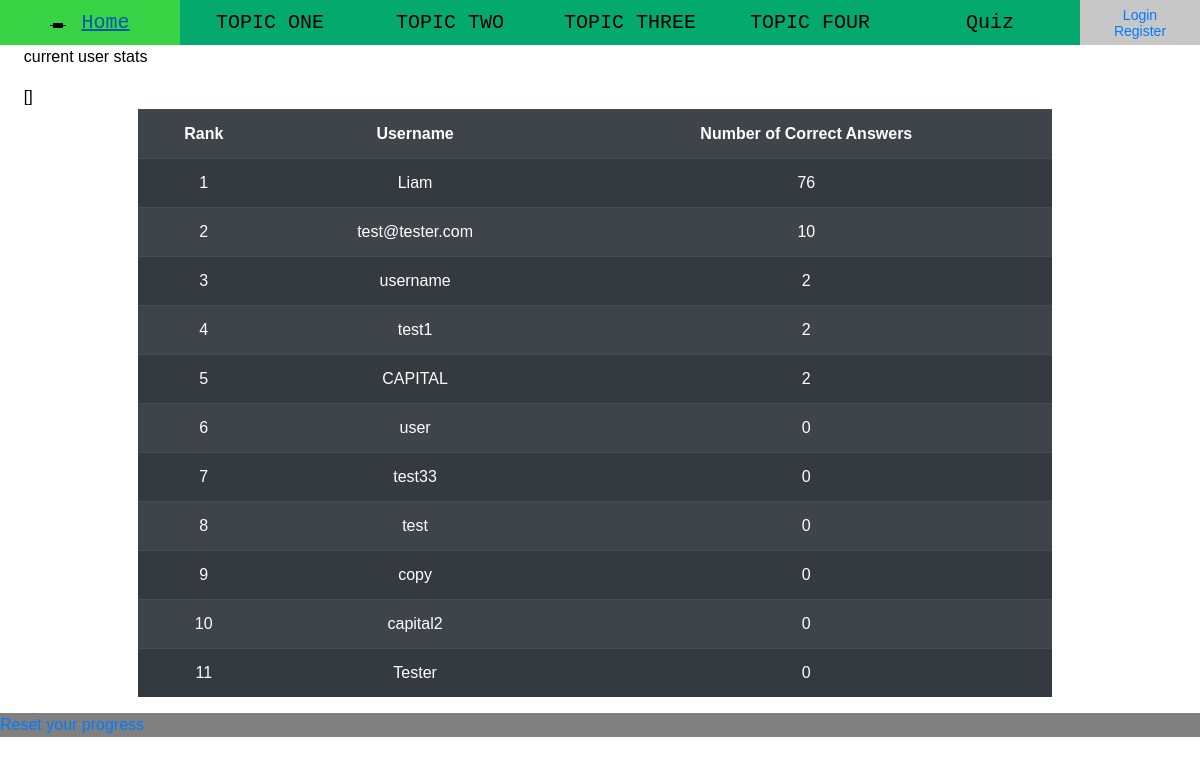
Page /scoreboard (signed in) on the earlier database version.
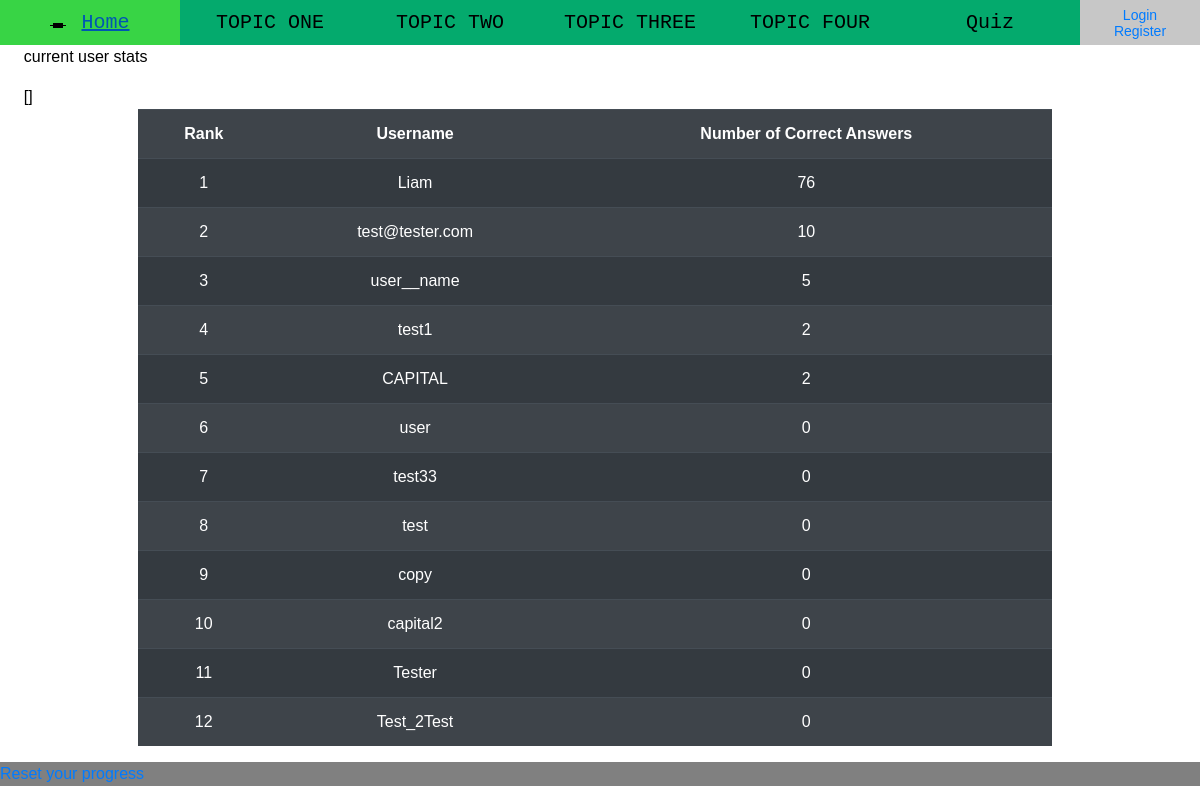
Same page on the later database version.
### app/models.py (models this page shows, shortened)
class User(db.Model, UserMixin):
    id = db.Column(db.Integer, primary_key = True)
    username = db.Column(db.String(20), unique = True, nullable=False)
    email = db.Column(db.String(120), unique = True, nullable=False)
    password = db.Column(db.String(60), nullable=False)
    about_me = db.Column(db.String(140))
    last_seen = db.Column(db.DateTime, default=datetime.utcnow)
    scores = db.relationship('Scores', backref='user_info', lazy=True)

### app/routes.py (the view)
@app.route("/scoreboard")
@login_required
def scoreboard():
    data = Scores.query.filter_by(userid=current_user.id).all()
    all_users = User.query.all()
    scores = []
    for userid in all_users:
        score = 0
        for item in Scores.query.filter_by(userid=userid.id).all():
            score += item.correct
        scores.append([score, userid.username])
    scores.sort(reverse=True)
    counter = 1
    for score in scores:
        score.append(counter)
        counter += 1
    return render_template('scoreboard.html', current_user=data, scores=scores)

### app/models.py (called while the page is built)
@login_manager.user_loader
def load_user(user_id):
    return User.query.get(int(user_id))

### app/routes.py (called while the page is built)
@app.before_request
def before_request():
    if current_user.is_authenticated:
        current_user.last_seen = datetime.utcnow()
        db.session.commit()

### app/templates/scoreboard.html
{% extends "layout.html" %}
{% block content %}
<p>current user stats</p>
    {{current_user}}
    <br>
    <table class="table table-striped table-dark" style="width:80%; text-align:center; margin:0% 10%;">
        <tr>
        <th>Rank</th>
        <th>Username</th>
        <th>Number of Correct Answers</th>
        </tr>
        {% for user  in scores %}
        <tr>
            <td>{{user[2]}}</td>
            <td>{{user[1]}}</td>
            <td>{{user[0]}}</td>
        </tr>
        {% endfor %}
    </table>
{% endblock %}

### app/templates/layout.html (shortened to what this page needs)
<!DOCTYPE html>
<html lang="en">
<head>
    <link rel="stylesheet" href="https://stackpath.bootstrapcdn.com/bootstrap/4.4.1/css/bootstrap.min.css">
    <link rel="stylesheet" href="{{url_for('static', filename='css/layout.css')}}">
</head>
<body>
  <header id="main-header">
    <ul>
      <a class="header-item" href="{{url_for('home')}}">
        <li><img src="{{url_for('static', filename='favicon.ico')}}" alt=""><span>Home</span></li>
      </a>
      <a class="header-item" href="{{url_for('one')}}">
        <li>TOPIC ONE</li>
      </a>
      <a class="header-item" href="{{url_for('two')}}">
          <li>TOPIC TWO</li>
      </a>
      <a class="header-item" href="{{url_for('three')}}">
        <li>TOPIC THREE</li>
      </a>
      <a class="header-item" href="{{url_for('four')}}">
        <li>TOPIC FOUR</li>
      </a>
      <a class ="header-item" href="{{url_for('quiz')}}">
        <li>Quiz</li>
      </a>
      {% if current_user.is_authenticated %}
      <li id="login">
        <a href="{{url_for('account', username = current_user.username)}}">Account</a>
        <a href="{{url_for('logout')}}">Logout</a>
      </li>
      {% else %}
      <li id="login">
        <span>
          <a href="{{url_for('login')}}">Login</a>
          <br>
          <a href="{{url_for('register')}}">Register</a>
        </span>
      </li>
      {% endif %}
    </ul>
  </header>
  <div id="body-wrapper">
    <main id="content">
      {% block content %}{% endblock %}
    </main>
    <aside id="progress">
    </aside>
  </div>
  <footer>
    <a href="javascript:resetProgress()">Reset your progress</a>
  </footer>
</body>
</html>

### app/static/css/layout.css (style rules this page uses)
:root { --header-default: #04aa6d; --header-hover: #38d445; --header-active: #afe0b4; --header-login: #c7c7c7; --header-height: 45px; --shading: #e4e4e4; --button-primary-color: #44c767; --button-secondary-color: #5cbf2a; }
body { margin: 0; padding: 0; font-family: Verdana, Geneva, Tahoma, sans-serif; color: black; }
#main-header { position: sticky; top: 0; width: 100%; overflow: visible; }
#main-header > ul { list-style-type: none; padding: 0; margin: 0px; background-color: var(--header-login); display: grid; grid-template-columns: repeat(6, 3fr) 2fr; grid-template-rows: var(--header-height); }
.header-item { background-color: var(--header-default); color: #000000; text-decoration: none; font-family: "Courier New", Courier, monospace; font-size: 20px; }
.header-item > li { text-align: center; vertical-align: middle; line-height: var(--header-height); }
.header-item img { padding-right: 15px; position: relative; bottom: -3px; }
.header-item img + span { margin: 0; }
#login { text-align: center; font-size: 14px; grid-column: 7 / 8; line-height: var(--header-height); }
#login > span { display: inline-block; vertical-align: middle; line-height: normal; }
#body-wrapper { display: grid; grid-template-columns: 1fr 10px; grid-template-areas: "body sidebar"; }
#content { grid-area: body; padding: 0px 2%; }
#progress { grid-area: sidebar; position: sticky; align-self: start; top: var(--header-height); height: 100%; }
footer { background-color: grey; width: 100%; }

Differences in the rows shown:
changed User: username "username" → "user__name"; user "2" → "5"
added User: id "12", username "Test_2Test", user "0"
